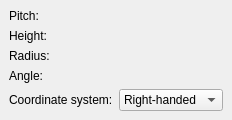
     <widget class="QWidget" name="page8_helix">
      <layout class="QGridLayout" name="_22">
       <property name="margin">
        <number>9</number>
       </property>
       <property name="spacing">
        <number>6</number>
       </property>
       <item row="1" column="0">
        <spacer>
         <property name="orientation">
          <enum>Qt::Vertical</enum>
         </property>
         <property name="sizeHint" stdset="0">
          <size>
           <width>0</width>
           <height>0</height>
          </size>
         </property>
        </spacer>
       </item>
       <item row="0" column="0">
        <layout class="QGridLayout" name="_23">
         <property name="margin">
          <number>0</number>
         </property>
         <property name="spacing">
          <number>6</number>
         </property>
         <item row="2" column="0">
          <widget class="QLabel" name="label_9">
           <property name="text">
            <string>Radius:</string>
           </property>
          </widget>
         </item>
         <item row="0" column="0">
          <widget class="QLabel" name="label_7">
           <property name="text">
            <string>Pitch:</string>
           </property>
          </widget>
         </item>
         <item row="1" column="0">
          <widget class="QLabel" name="label_8">
           <property name="text">
            <string>Height:</string>
           </property>
          </widget>
         </item>
         <item row="3" column="0">
          <widget class="QLabel" name="label_20">
           <property name="text">
            <string>Angle:</string>
           </property>
          </widget>
         </item>
         <item row="4" column="0">
          <widget class="QLabel" name="label_15">
           <property name="text">
            <string>Coordinate system:</string>
           </property>
          </widget>
         </item>
         <item row="4" column="1">
          <widget class="QComboBox" name="helixLocalCS">
           <item>
            <property name="text">
             <string>Right-handed</string>
            </property>
           </item>
           <item>
            <property name="text">
             <string>Left-handed</string>
            </property>
           </item>
          </widget>
         </item>
         <item row="3" column="1">
          <widget class="Gui::QuantitySpinBox" name="helixAngle" native="true">
           <property name="unit" stdset="0">
            <string notr="true">deg</string>
           </property>
           <property name="value" stdset="0">
            <double>0.000000000000000</double>
           </property>
          </widget>
         </item>
         <item row="0" column="1">
          <widget class="Gui::QuantitySpinBox" name="helixPitch" native="true">
           <property name="unit" stdset="0">
            <string notr="true">mm</string>
           </property>
           <property name="value" stdset="0">
            <double>1.000000000000000</double>
           </property>
          </widget>
         </item>
         <item row="1" column="1">
          <widget class="Gui::QuantitySpinBox" name="helixHeight" native="true">
           <property name="unit" stdset="0">
            <string notr="true">mm</string>
           </property>
           <property name="value" stdset="0">
            <double>2.000000000000000</double>
           </property>
          </widget>
         </item>
         <item row="2" column="1">
          <widget class="Gui::QuantitySpinBox" name="helixRadius" native="true">
           <property name="unit" stdset="0">
            <string notr="true">mm</string>
           </property>
           <property name="value" stdset="0">
            <double>1.000000000000000</double>
           </property>
          </widget>
         </item>
        </layout>
       </item>
      </layout>
     </widget>
